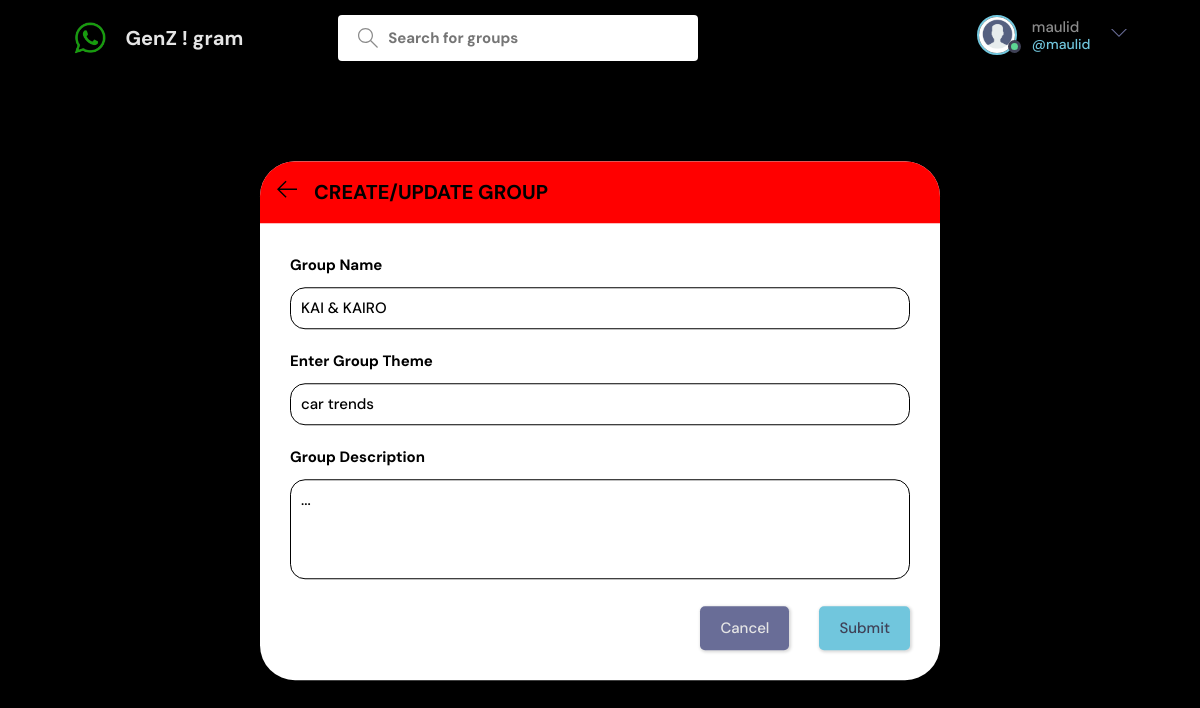
/update-room/2/ (signed in), run on the app's committed database.
### Onlinesms/models.py (models this page shows, shortened)
class Room(models.Model):
    host = models.ForeignKey(User, on_delete=models.SET_NULL, null=True)
    topic = models.ForeignKey(Group, on_delete=models.SET_NULL, null=True)
    name = models.CharField(max_length=200)
    description = models.TextField(null=True, blank=True)
    participants = models.ManyToManyField(
        User, related_name='participants', blank=True)
    updated = models.DateTimeField(auto_now=True)
    created = models.DateTimeField(auto_now_add=True)
    class Meta:
        ordering = ['-updated', '-created']

class Group(models.Model):
    name = models.CharField(max_length=200)

### Onlinesms/views.py (the view, shortened to what this page needs)
# urls.py: path('update-room/<str:pk>/', views.updateRoom, name="update-room"),
@login_required(login_url='login')
def updateRoom(request, pk):
    room = Room.objects.get(id=pk)
    form = RoomForm(instance=room)
    topics = Group.objects.all()
    if request.user != room.host:
        return HttpResponse('Your are not allowed here!!')
    context = {'form': form, 'topics': topics, 'room': room}
    return render(request, 'room_form.html', context)

### Onlinesms/forms.py
class RoomForm(ModelForm):
    class Meta:
        model = Room
        fields = '__all__'
        exclude = ['host', 'participants']

### templates/room_form.html (shortened to what this page needs)
{% extends 'main.html' %}
{% block content %}
<main class="create-room layout">
  <div class="container">
    <div class="layout__box">
      <div class="layout__boxHeader">
        <div class="layout__boxTitle">
          <a href="{{request.META.HTTP_REFERER}}">
            <svg version="1.1" xmlns="http://www.w3.org/2000/svg" width="32" height="32" viewBox="0 0 32 32">
              <title>arrow-left</title>
              <path
                d="M13.723 2.286l-13.723 13.714 13.719 13.714 1.616-1.611-10.96-10.96h27.625v-2.286h-27.625l10.965-10.965-1.616-1.607z">
              </path>
            </svg>
          </a>
          <h3>Create/Update  Group</h3>
        </div>
      </div>
      <div class="layout__body">
        <form class="form" action="" method="POST">
          <div class="form__group">
            <label for="room_name">Group Name</label>
            {{form.name}}
          </div>
          <div class="form__group">
            <label for="room_topic">Enter Group Theme</label>
            <input required type="text" value="{{room.topic.name}}" name="topic" list="topic-list" />
          </div>
          <div class="form__group">
            <label for="room_description">Group Description</label>
            {{form.description}}
          </div>
          <div class="form__action">
            <a class="btn btn--dark" href="{{request.META.HTTP_REFERER}}">Cancel</a>
            <button class="btn btn--main" type="submit">Submit</button>
          </div>
        </form>
      </div>
    </div>
  </div>
</main>
{% endblock content %}

### templates/navbar.html (shortened to what this page needs)
{% load static %}
<header class="header header--loggedIn">
    <div class="container">
        <a href="{% url 'chatpagehome' %}" class="header__logo">
            <img src="{% static 'moi/img/logo.png' %}" />
            <h1>GenZ ! gram  </h1>
        </a>
        <form class="header__search" method="GET" action="{% url 'chatpagehome' %}">
            <label>
                <input name="q" placeholder="Search for groups" />
            </label>
        </form>
        <nav class="header__menu">
            {% if request.user.is_authenticated %}
            <div class="header__user">
                <a href="{% url 'update-user' %}">
                    <div class="avatar avatar--medium active">
                        <img src="{% static 'moi/img/profile.png'%}">
                    </div>
                    <p>{{request.user.username}} <span>@{{request.user.username}}</span></p>
                </a>
                <button class="dropdown-button">
                    <svg version="1.1" xmlns="http://www.w3.org/2000/svg" width="32" height="32" viewBox="0 0 32 32">
                        <title>chevron-down</title>
                        <path d="M16 21l-13-13h-3l16 16 16-16h-3l-13 13z"></path>
                    </svg>
                </button>
            </div>
            {% else %}
            <a href="{% url 'login' %}">
                <img src="{% static 'chatapp/images/avatar.svg' %}" />
                <p>Login</p>
            </a>
            {% endif %}
        </nav>
    </div>
</header>

### data on the page
Room: name "KAI & KAIRO", topic "car trends", description "..."

### other printed values
{{ request.user.username }} "maulid"
